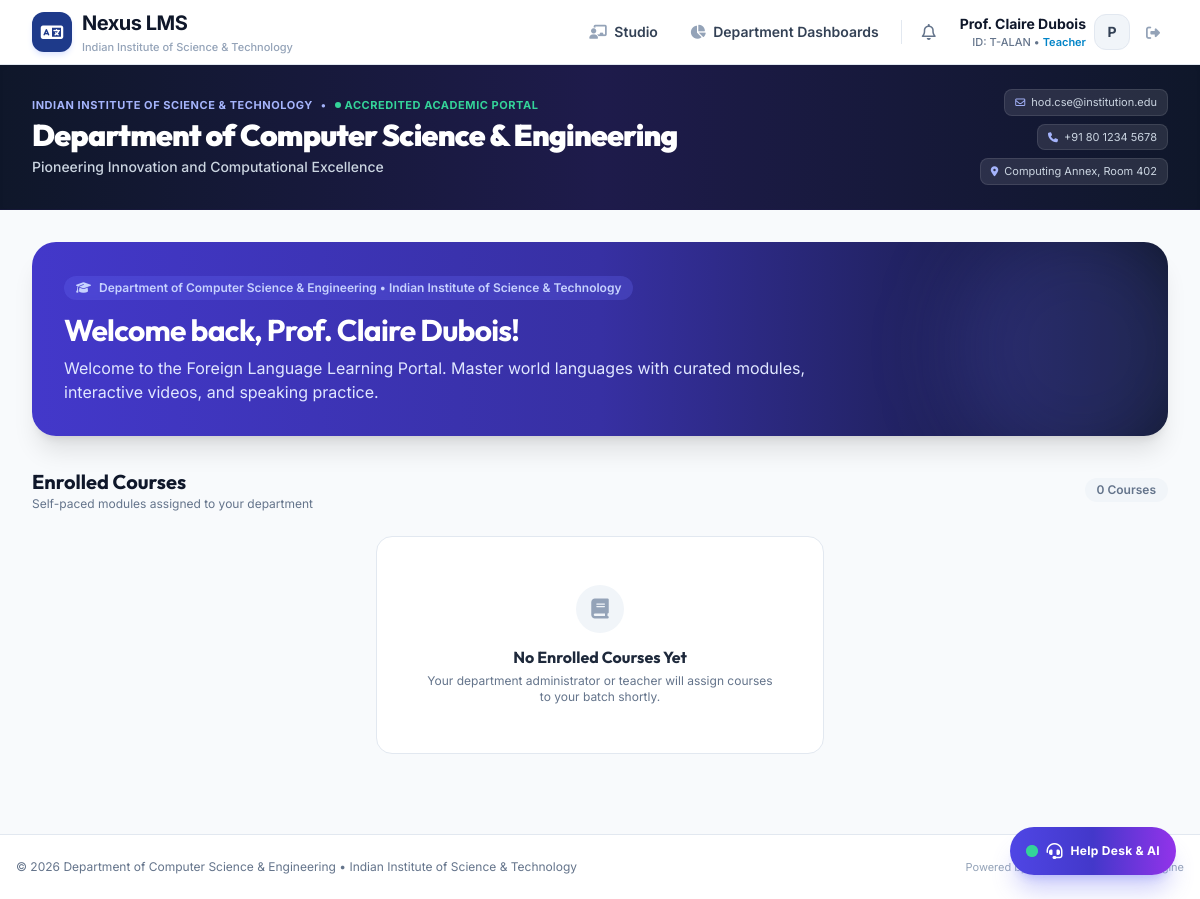
Before: /student (signed in) with the older database file.
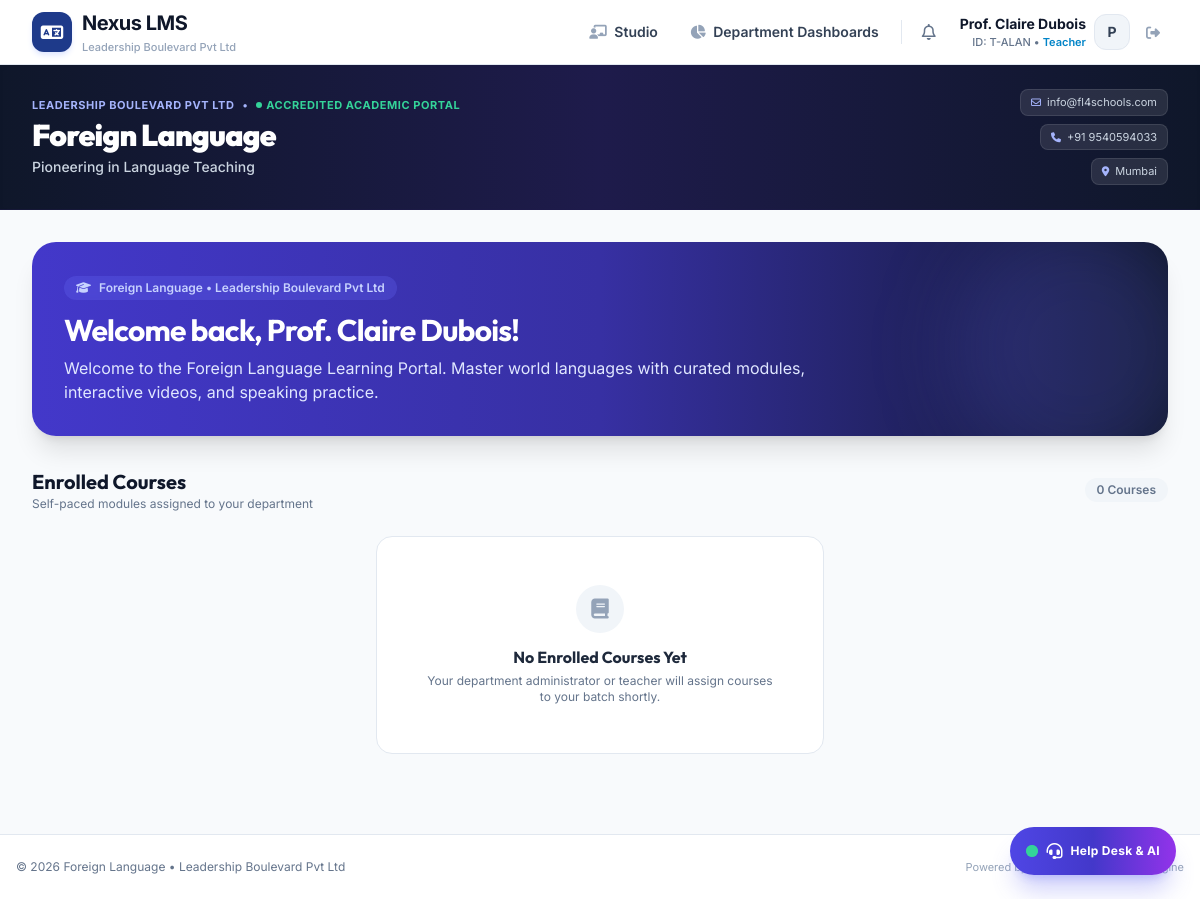
After: the same page with the newer database file.
### tables this page shows
CREATE TABLE system_settings (
            key TEXT PRIMARY KEY,
            value TEXT NOT NULL
        );

### app/routes/student_routes.py (the view)
@router.get("/student", response_class=HTMLResponse)
async def student_dashboard(request: Request):
    user = get_current_user(request)
    if not user:
        return RedirectResponse(url="/login", status_code=303)
    if user["must_change_password"]:
        return RedirectResponse(url="/setup-account", status_code=303)
    with get_db() as conn:
        cursor = conn.cursor()
        cursor.execute("UPDATE users SET last_active_at = CURRENT_TIMESTAMP WHERE id = ?", (user["id"],))
        cursor.execute("""
            SELECT c.id, c.title, c.code, c.department, c.description, c.thumbnail_url,
                   u.full_name as teacher_name,
                   (SELECT COUNT(*) FROM lessons l JOIN modules m ON l.module_id = m.id WHERE m.course_id = c.id) as total_lessons,
                   (SELECT COUNT(*) FROM lesson_progress lp
                    JOIN lessons l ON lp.lesson_id = l.id
                    JOIN modules m ON l.module_id = m.id
                    WHERE m.course_id = c.id AND lp.user_id = ? AND lp.is_completed = 1) as completed_lessons
            FROM enrollments e
            JOIN courses c ON e.course_id = c.id
            JOIN users u ON c.teacher_id = u.id
            WHERE e.user_id = ? AND c.is_published = 1
        """, (user["id"], user["id"]))
        courses_raw = cursor.fetchall()
        courses = []
        for cr in courses_raw:
            c = dict(cr)
            tot = c["total_lessons"]
            comp = c["completed_lessons"]
            c["progress_percent"] = round((comp / tot * 100) if tot > 0 else 0)
            courses.append(c)
    return templates.TemplateResponse("student_dashboard.html", {
        "request": request,
        "user": user,
        "courses": courses
    })

### app/templates/student_dashboard.html (shortened to what the changed rows need)
{% extends "base.html" %}
{% block content %}
{% set brand = get_branding() %}
<div class="max-w-7xl mx-auto px-4 sm:px-6 lg:px-8 py-8">
    <div class="bg-gradient-to-r from-indigo-700 via-indigo-800 to-slate-900 rounded-3xl p-6 sm:p-8 text-white shadow-xl mb-8 relative overflow-hidden">
        <div class="relative z-10 max-w-3xl">
            <div class="inline-flex items-center space-x-2 px-3 py-1 rounded-full bg-indigo-500/30 text-indigo-200 text-xs font-semibold backdrop-blur-sm mb-3">
                <i class="fa-solid fa-graduation-cap"></i>
                <span>
                    {% if courses %}
                        Enrolled in: {{ courses|map(attribute='title')|join(', ') }}
                    {% elif user.enrolled_courses_summary %}
                        Enrolled in: {{ user.enrolled_courses_summary }}
                    {% else %}
                        {{ brand.department_name }}
                    {% endif %}
                    &bull; {{ brand.institution_name }}
                </span>
            </div>
            <h1 class="text-3xl font-bold tracking-tight">Welcome back, {{ user.full_name }}!</h1>
        </div>
    </div>
    <div class="mb-6 flex justify-between items-center">
        <div>
            <h2 class="text-xl font-bold text-slate-900">Enrolled Courses</h2>
        </div>
    </div>
</div>
{% endblock %}

### app/templates/base.html (shortened to what the changed rows need)
<!DOCTYPE html>
<html lang="en">
<head>
    {% set brand = get_branding() %}
    <script src="https://cdn.tailwindcss.com"></script>
    <link rel="stylesheet" href="https://cdnjs.cloudflare.com/ajax/libs/font-awesome/6.4.0/css/all.min.css">
</head>
<body class="bg-slate-50 text-slate-800 min-h-screen flex flex-col antialiased">
    {% set brand = get_branding() %}
    <header class="bg-white border-b border-slate-200 sticky top-0 z-40 shadow-xs">
        <div class="max-w-7xl mx-auto px-4 sm:px-6 lg:px-8">
            <div class="flex justify-between h-16 items-center">
                <div class="flex items-center space-x-3">
                    <a href="/" class="flex items-center space-x-2.5">
                        <div>
                            <span class="text-lg sm:text-xl font-bold text-slate-900 tracking-tight leading-none block">{{ brand.platform_name }}</span>
                            <span class="text-[11px] block text-slate-400 font-medium mt-0.5">{{ brand.institution_name }}</span>
                        </div>
                    </a>
                </div>
            </div>
        </div>
    </header>
    <div class="relative bg-gradient-to-r from-slate-900 via-indigo-950 to-slate-900 text-white overflow-hidden shadow-inner border-b border-indigo-950/40">
        <div class="relative z-10 max-w-7xl mx-auto px-4 sm:px-6 lg:px-8 py-5 sm:py-6">
            <div class="flex flex-col md:flex-row md:items-center md:justify-between gap-4">
                <div class="space-y-1 max-w-3xl">
                    <div class="flex items-center space-x-2 text-[11px] font-bold uppercase tracking-wider text-indigo-300">
                        <span>{{ brand.institution_name }}</span>
                        <span>&bull;</span>
                        <span class="text-emerald-400 flex items-center space-x-1">
                            <span class="w-1.5 h-1.5 rounded-full bg-emerald-400 animate-pulse"></span>
                            <span>{{ brand.accreditation_badge or 'Accredited Academic Portal' }}</span>
                        </span>
                    </div>
                    <h1 class="text-xl sm:text-2xl md:text-3xl font-black tracking-tight text-white leading-tight">
                        {{ brand.department_name }}
                    </h1>
                    {% if brand.department_tagline %}
                    <p class="text-xs sm:text-sm text-slate-300 font-medium">
                        {{ brand.department_tagline }}
                    </p>
                    {% endif %}
                </div>
                <div class="flex flex-wrap md:flex-col md:items-end gap-2 text-[11px] text-slate-300 shrink-0">
                    {% if brand.contact_email %}
                    <span class="inline-flex items-center space-x-1.5 px-2.5 py-1 rounded-lg bg-white/10 backdrop-blur-xs border border-white/10">
                        <i class="fa-regular fa-envelope text-indigo-300 text-[10px]"></i>
                        <span>{{ brand.contact_email }}</span>
                    </span>
                    {% endif %}
                    {% if brand.contact_phone %}
                    <span class="inline-flex items-center space-x-1.5 px-2.5 py-1 rounded-lg bg-white/10 backdrop-blur-xs border border-white/10">
                        <i class="fa-solid fa-phone text-indigo-300 text-[10px]"></i>
                        <span>{{ brand.contact_phone }}</span>
                    </span>
                    {% endif %}
                    {% if brand.contact_office %}
                    <span class="inline-flex items-center space-x-1.5 px-2.5 py-1 rounded-lg bg-white/10 backdrop-blur-xs border border-white/10">
                        <i class="fa-solid fa-location-dot text-indigo-300 text-[10px]"></i>
                        <span>{{ brand.contact_office }}</span>
                    </span>
                    {% endif %}
                </div>
            </div>
        </div>
    </div>
    <main class="flex-1">
        {% block content %}{% endblock %}
    </main>
    <footer class="bg-white border-t border-slate-200 py-6 mt-12">
        <div class="max-w-7xl mx-auto px-4 flex flex-col sm:flex-row items-center justify-between text-xs text-slate-500 gap-2">
            <p>&copy; 2026 {{ brand.department_name }} &bull; {{ brand.institution_name }}</p>
            <p class="text-[11px] text-slate-400">Powered by {{ brand.platform_name }} Enterprise Engine</p>
        </div>
    </footer>
</body>
</html>

Changed rows visible on the page:
changed system_settings: institution_name "Indian Institute of Science & Technology" → "Leadership Boulevard Pvt Ltd"; institution_name "INDIAN INSTITUTE OF SCIENCE & TECHNOLOGY" → "LEADERSHIP BOULEVARD PVT LTD"
changed system_settings: department_name "Department of Computer Science & Engineering" → "Foreign Language"
changed system_settings: department_tagline "Pioneering Innovation and Computational Excellence" → "Pioneering in Language Teaching"
changed system_settings: contact_email "hod.cse@institution.edu" → "info@fl4schools.com"
changed system_settings (number 7 of 9 on the later page): contact_phone "+91 80 1234 5678" → "+91 9540594033"
changed system_settings: contact_office "Computing Annex, Room 402" → "Mumbai"
